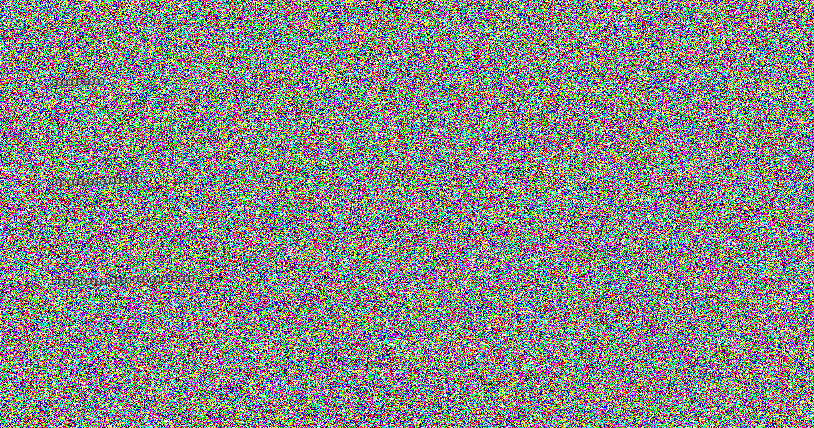
#> input picture sample_hindi.png, 814 x 428 px
$ python -i augmentation.py   (imports and definitions only)
#> lines starting #> are read from the running program, lines starting #| are printed output that depends on the picture
#> further down, picture is the input picture: PIL image 814x428 RGB; mean R, G, B 137.1, 137.3, 137.2
import numpy as np
from PIL import Image, ImageFilter, ImageDraw, ImageEnhance
import random
import io

# [2 lines not run here, left out]

def _find_coeffs(pa, pb):
    matrix = []
    for p1, p2 in zip(pa, pb):
        matrix.append([p1[0], p1[1], 1, 0, 0, 0, -p2[0]*p1[0], -p2[0]*p1[1]])
        matrix.append([0, 0, 0, p1[0], p1[1], 1, -p2[1]*p1[0], -p2[1]*p1[1]])
    A = np.array(matrix, dtype=float)
    B = np.array(pb).reshape(8)
    try:
        res = np.linalg.solve(A, B)
        return res.tolist()
    except np.linalg.LinAlgError:
        return [1, 0, 0, 0, 1, 0, 0, 0]

def apply_perspective(img, max_distortion=0.15):
#> called with max_distortion = 0.0536
    width, height = img.size
#> width = 814; height = 428

    xshift = int(width * max_distortion)
#> xshift = 43
    yshift = int(height * max_distortion)
#> yshift = 22

    nw = (random.randint(0, xshift), random.randint(0, yshift))
#> nw = (16, 16)
    ne = (width - random.randint(0, xshift), random.randint(0, yshift))
#> ne = (783, 12)
    sw = (random.randint(0, xshift), height - random.randint(0, yshift))
#> sw = (19, 413)
    se = (width - random.randint(0, xshift), height - random.randint(0, yshift))
#> se = (792, 410)

    coeffs = _find_coeffs([(0, 0), (width, 0), (width, height), (0, height)], [nw, ne, se, sw])

    bg_color = img.getpixel((0,0)) if getattr(img, 'getpixel', None) else 255
#> bg_color = (8, 247, 248)
    if isinstance(bg_color, tuple):
        bg_color = bg_color[0]
#> bg_color = 8

    return img.transform((width, height), Image.PERSPECTIVE, coeffs, Image.BICUBIC, fillcolor=bg_color)
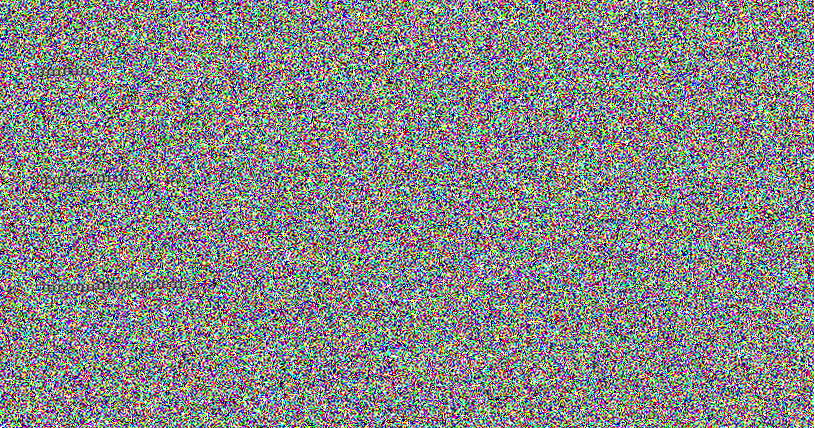
#> returned value: PIL image 814x428 RGB; mean R, G, B 135.8, 135.9, 135.8

def apply_motion_blur(img, radius=2):
#> called with radius = 1
    arr = np.array(img).astype(np.float32)
    angle = random.uniform(0, 360)
    dx = np.cos(np.radians(angle))
    dy = np.sin(np.radians(angle))

    num_steps = radius * 2 + 1
    acc = np.zeros_like(arr)

    for i in range(num_steps):
        shift_x = int((i - radius) * dx)
        shift_y = int((i - radius) * dy)
        acc += np.roll(np.roll(arr, shift_x, axis=1), shift_y, axis=0)

    acc = acc / num_steps
    return Image.fromarray(np.clip(acc, 0, 255).astype(np.uint8))

def apply_shadow(img):
    width, height = img.size
#> width = 814; height = 428
    shadow = Image.new('L', (width, height), 255)
#> shadow: PIL image 814x428 L; every value is 255
    draw = ImageDraw.Draw(shadow)

    direction = random.choice(['horizontal', 'vertical', 'diagonal'])
    start_intensity = random.randint(100, 200)
    end_intensity = 255

    if direction == 'horizontal':
        for x in range(width):
            intensity = int(start_intensity + (end_intensity - start_intensity) * (x / max(1, width)))
            draw.line([(x, 0), (x, height)], fill=intensity)
    elif direction == 'vertical':
        for y in range(height):
            intensity = int(start_intensity + (end_intensity - start_intensity) * (y / max(1, height)))
            draw.line([(0, y), (width, y)], fill=intensity)
    else:
        for y in range(height):
            for x in range(width):
                factor = (x+y)/max(1, width+height)
                v = int(start_intensity + (end_intensity - start_intensity) * factor)
                shadow.putpixel((x,y), v)

    arr_img = np.array(img).astype(np.float32)
    arr_shadow = np.array(shadow).astype(np.float32) / 255.0
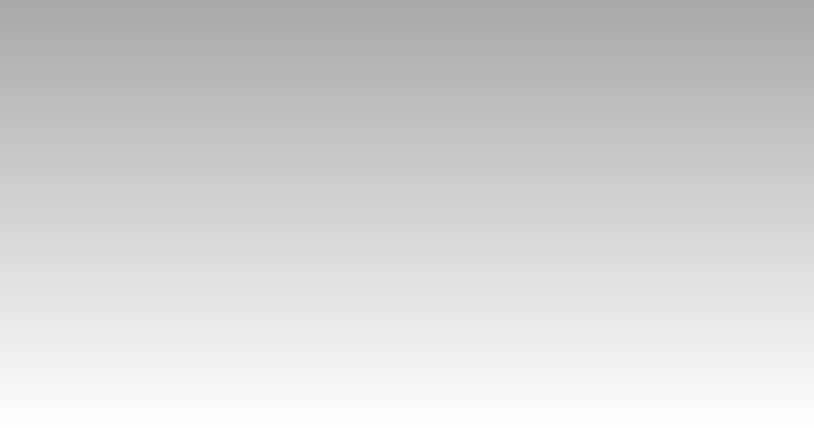
#> arr_shadow: shape (428, 814) float32; min 0.659, max 0.996, mean 0.827
#> (the run stopped early here; a loop or call above may not have finished)
